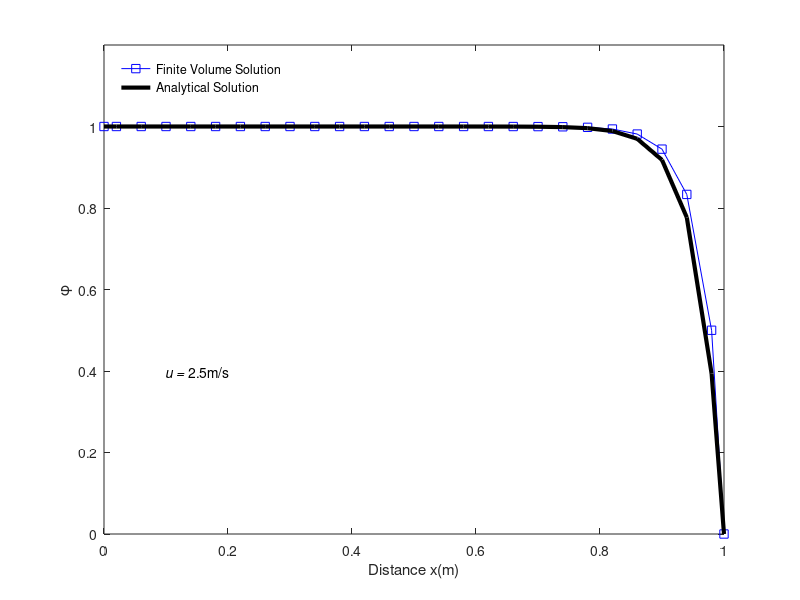

This chart was generated by the following MATLAB code:
                              % flow velocity(m/s)
 
clc
clear all
close all

% Parameters 

 L = 1;                                       % Length of a fin(m)  
 rho = 1;                                     % Density(kg/m^3)
 gamma = 0.1;                                 % Diffusion Coefficient
 m = 27;                                       % Total number of nodes
 dx = L/(m-2);                                % Grid size
 Phi0 = 1;                                    % Phi at x = 0
 PhiL = 0;                                    % Phi at x = L
 u = 2.5;                                     % Flow velocity
 F = rho*u;                                   % Convective mass flux per unit area 
 D = gamma/dx;                                % Diffusion conductance
 Pe = F/D;                                     % Peclet Number 
% In this problem area at all faces is taken constant i.e. Ae = Aw =A
% F and D are also taken constant for all faces..
 
 % Discretization 
 x(1) = 0;
 for i = 2:m-1
     if i == 2
         x(i) = x(1)+dx/2;
     else
         x(i) = x(2)+(i-2)*dx;
     end
 end
x(m) = L;

%  Boundary Condition
Phi(1) = Phi0;
Phi(m) = PhiL;


% Initialization
for i = 2:m-1
    Phi(i) = 0.3;
end
 
 A = [F (D+F/2) 0];
 B = [-F (D-F/2) 0];
 for i = 2:m-1
     if i == 2
         AW(i) = 0;
         AE(i) = max(B);
         SU(i) = (2*D+F)*Phi(i-1);
         SP(i) = -(2*D+F);
         AP(i) = AE(i)+AW(i)-SP(i);
     elseif i == m-1
         AW(i) = max(A);
         AE(i) = 0;
         if Pe<2
         SU(i) = (2*D-F)*Phi(i+1);
         SP(i) = -2*D+F;
         else
         SU(i) = 2*D*Phi(i+1);
         SP(i) = -2*D; 
         end
         AP(i) = AE(i)+AW(i)-SP(i);
      else
         AW(i) = max(A);
         AE(i) = max(B);
         SU(i) = 0;
         SP(i) = 0;
         AP(i) = AE(i)+AW(i)-SP(i);
     end
 end
 
 %TriDiagonal Matrix Algorithm (TDMA) or Thomas Algorithm
% a_i*T_i = b_i*T_(i+1) + c_i*T_(i-1) + d_i
% a,b,c,d are input vectors. Phi is the solution, also a vector.

% Performs Gauss elimination
for i = 2:m-1
    a = AP(i);
    b = AE(i);
    c = AW(i);
    d = SU(i);
    if i == 2
        P(i) = b/a;
        Q(i) = (d+c*Phi(1))/a;
    else
        P(i) = b/(a-c*P(i-1));
        Q(i) = (d+c*Q(i-1))/(a-c*P(i-1));
    end
    
end

FCmax = 0.1;
Errormax = 10^-4;
nIter = 0;
% Backward substitution
while FCmax>Errormax
    nIter = nIter+1
    phi_old = Phi;
    for i = m-1:-1:2
            Phi(i) = P(i)*Phi(i+1)+Q(i);
    end
    for i = 2:m-1
        FC(i) = (Phi(i)-phi_old(i))/phi_old(i);
    end
    FCmax = max(FC)
end

% % Exact Solution
% % Phi = Tinf+(TB-Tinf)*(cosh(n(L-x))/cosh(nL))
Phi_exact(1) = Phi0;
for i = 2:m-1
    Phi1 = PhiL-Phi0;
    num = exp(F*x(i)/gamma)-1;
    den = exp(F*L/gamma)-1;
    Phi_exact(i) = Phi1*num/den+Phi0;
end
Phi_exact(m) = PhiL;

% Comparison between finite volume solution and the exact solution
for i = 2:m-1
    Error_perc(i) = ((Phi_exact(i)-Phi(i))/Phi_exact(i))*100;
end

 plot(x,Phi,'s-b')
 hold on
 plot(x,Phi_exact,'k-','LineWidth',3)
 axis([0 1 0 1.2])
 xlabel('Distance x(m)')
 ylabel('\phi')
legend('Finite Volume Solution','Analytical Solution','Location','NorthWest')
legend boxoff
text(0.1,0.4,'\itu = \rm2.5m/s')


 